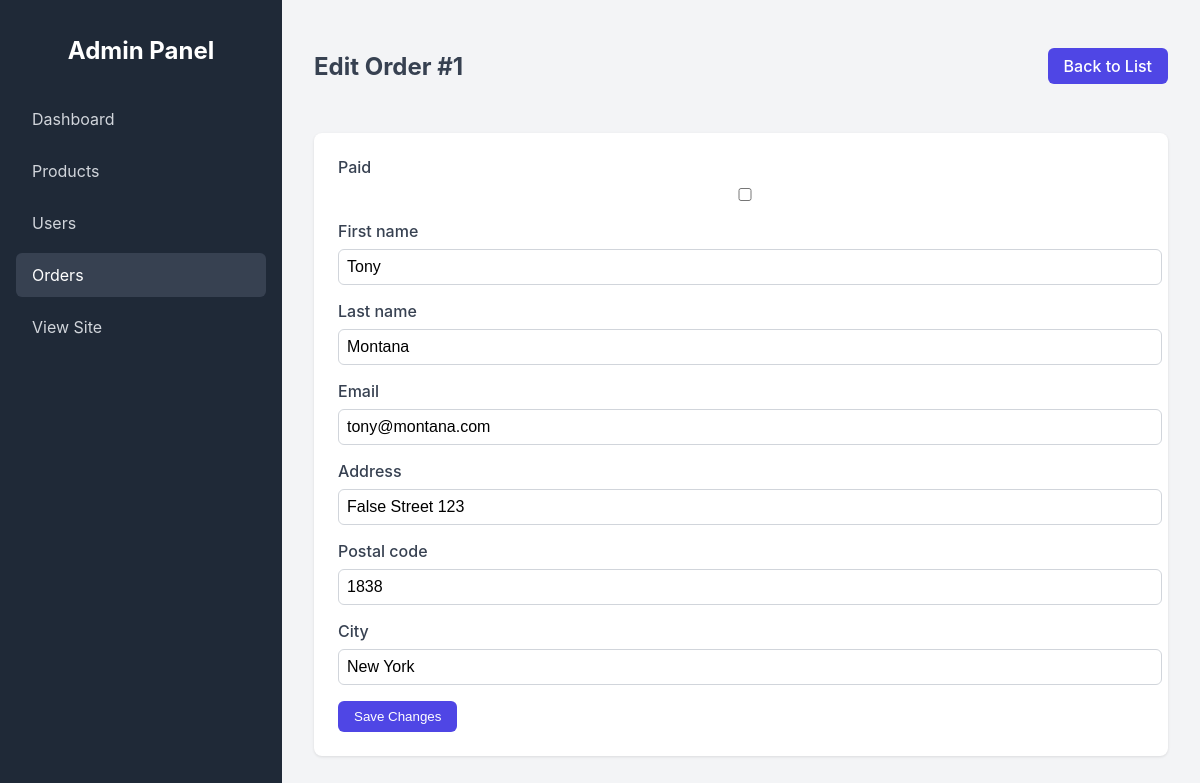
The app's page /custom-admin/orders/1/edit/ (signed in), older data.
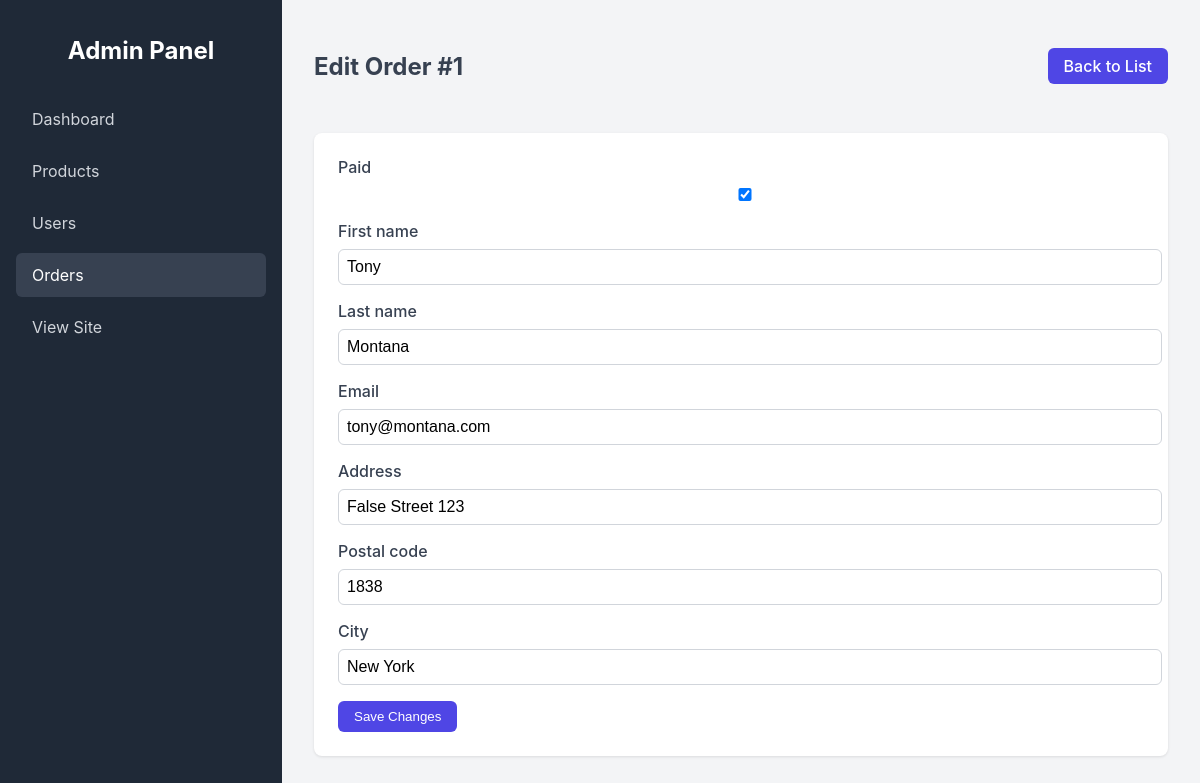
The same page, newer data.
### orders/models.py (models this page shows, shortened)
class Order(models.Model):
    user = models.ForeignKey(User, on_delete=models.SET_NULL, null=True, blank=True, related_name='orders')
    first_name = models.CharField(max_length=50)
    last_name = models.CharField(max_length=50)
    email = models.EmailField()
    address = models.CharField(max_length=250)
    postal_code = models.CharField(max_length=20)
    city = models.CharField(max_length=100)
    created = models.DateTimeField(auto_now_add=True)
    updated = models.DateTimeField(auto_now=True)
    paid = models.BooleanField(default=False)
    class Meta:
        ordering = ['-created']
        indexes = [
            models.Index(fields=['-created']),
        ]

### custom_admin/views.py (the view)
# urls.py: path('orders/<int:pk>/edit/', views.OrderUpdateView.as_view(), name='order_edit'),
@method_decorator(staff_member_required, name='dispatch')
class OrderUpdateView(UpdateView):
    model = Order
    form_class = OrderForm
    template_name = 'custom_admin/order/form.html'
    success_url = reverse_lazy('custom_admin:order_list')

### custom_admin/forms.py
class OrderForm(forms.ModelForm):
    class Meta:
        model = Order
        fields = ['paid', 'first_name', 'last_name', 'email', 'address', 'postal_code', 'city']

### cart/context_processors.py (called while the page is built)
def cart(request):
    return {'cart': Cart(request)}

### custom_admin/templates/custom_admin/order/form.html (shortened to what this page needs)
{% extends "custom_admin/base.html" %}
{% block content %}
<div class="header">
    <h2>Edit Order #{{ form.instance.id }}</h2>
    <a href="{% url 'custom_admin:order_list' %}" class="btn btn-primary">Back to List</a>
</div>
<div class="card">
    <form method="post">
        {% for field in form %}
        <div class="form-group">
            <label for="{{ field.id_for_label }}">{{ field.label }}</label>
            {{ field }}
        </div>
        {% endfor %}
        <button type="submit" class="btn btn-primary">Save Changes</button>
    </form>
</div>
{% endblock %}

Row changes from the older to the newer data that the page shows:
changed Order "Tony": paid "☐" → "☑"
